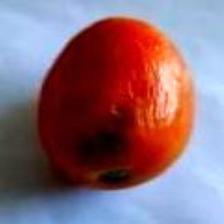
#> input picture dataset/test/Damaged/d-102-_jpg.rf.b5fd562727926a18e4ab2431ad24bf49.jpg, 224 x 224 px; its folder holds only this picture in this run
$ python check_samples.py
#> lines starting #> are read from the running program, lines starting #| are printed output that depends on the picture
from pathlib import Path
from PIL import Image, ImageDraw
import random
import math

DATASET_DIR = Path("dataset")
OUTPUT_DIR = Path("dataset_samples")

CLASSES = [
    "Damaged",
    "Old",
    "Ripe",
    "Unripe"
]

SAMPLES_PER_CLASS = 12
THUMB_SIZE = 180
COLUMNS = 4


def get_images(folder):
    extensions = {
        ".jpg",
        ".jpeg",
        ".png",
        ".bmp",
        ".webp"
    }

    return [
        p for p in folder.iterdir()
        if p.suffix.lower() in extensions
    ]


OUTPUT_DIR.mkdir(exist_ok=True)


for class_name in CLASSES:

    folder = DATASET_DIR / "train" / class_name

    images = get_images(folder)

    samples = random.sample(
        images,
        min(SAMPLES_PER_CLASS, len(images))
    )

    rows = math.ceil(
        len(samples) / COLUMNS
    )

    canvas = Image.new(
        "RGB",
        (
            COLUMNS * THUMB_SIZE,
            rows * (THUMB_SIZE + 30)
        ),
        "white"
    )
#> canvas: PIL image 720x210 RGB; every value is 255

    draw = ImageDraw.Draw(canvas)

    for index, image_path in enumerate(samples):

        try:

            image = Image.open(
                image_path
            ).convert("RGB")
#> image is the input picture: PIL image 224x224 RGB; mean R, G, B 137.9, 106.9, 119.3

            image.thumbnail(
                (THUMB_SIZE - 10,
                 THUMB_SIZE - 10)
            )
#> image: PIL image 170x170 RGB

            x = (
                (index % COLUMNS)
                * THUMB_SIZE
            )

            y = (
                (index // COLUMNS)
                * (THUMB_SIZE + 30)
            )

            image_x = (
                x +
                (THUMB_SIZE - image.width) // 2
            )
#> image_x = 5

            image_y = (
                y +
                (THUMB_SIZE - image.height) // 2
            )
#> image_y = 5

            canvas.paste(
                image,
                (image_x, image_y)
            )
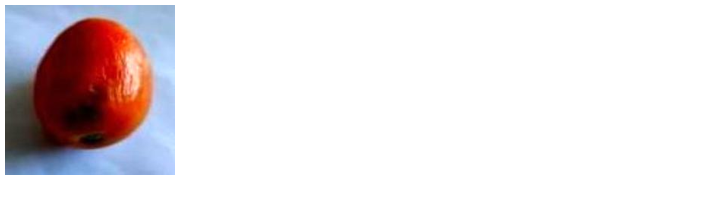
#> canvas: PIL image 720x210 RGB; mean R, G, B 232.6, 226.7, 229.1

            draw.text(
                (x + 5, y + THUMB_SIZE),
                image_path.name[:22],
                fill="black"
            )

        except Exception as e:

            print(
                "Could not read:",
                image_path,
                e
            )

    output_file = (
        OUTPUT_DIR /
        f"{class_name}.jpg"
    )

    canvas.save(
        output_file,
        quality=95
    )
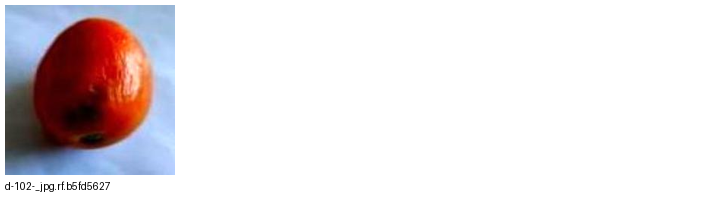
#> saved as Damaged.jpg: PIL image 720x210 RGB; mean R, G, B 232.2, 226.3, 228.7
#> (the run stopped early here; a loop or call above may not have finished)
